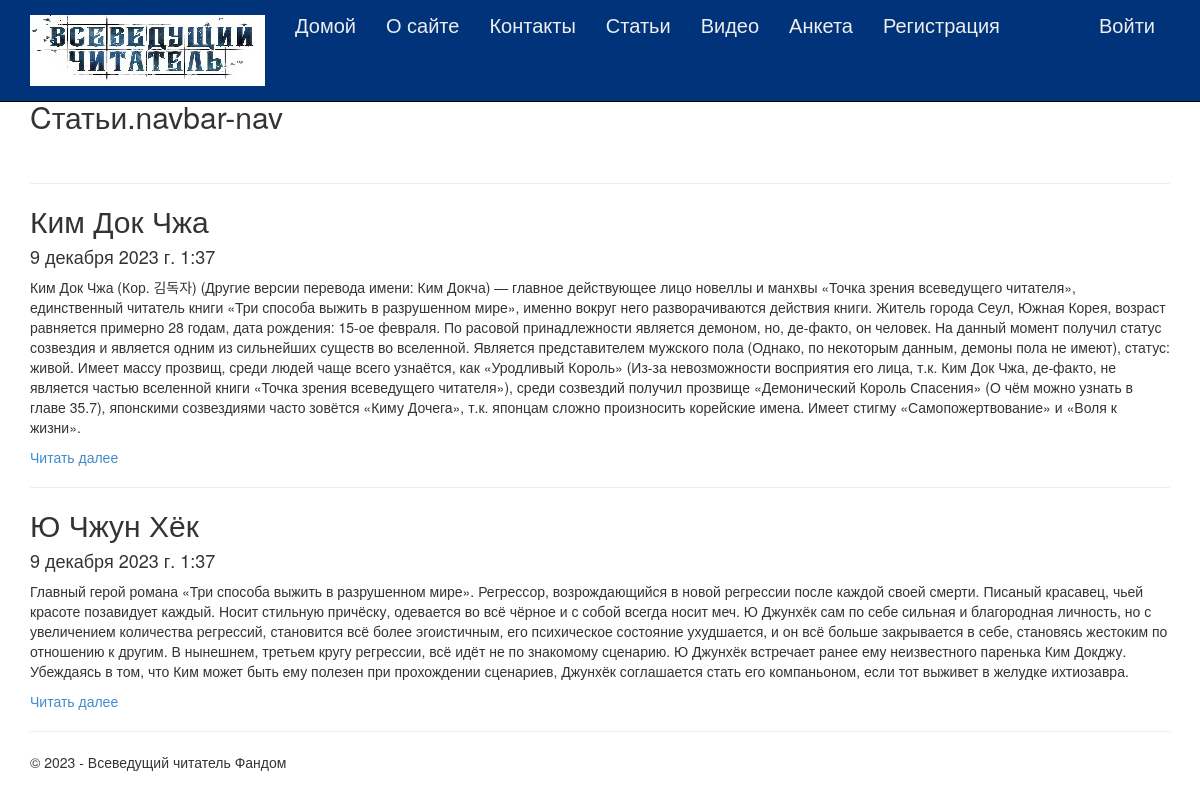
Screenshot of /blog/ with the database file from the repository.
### app/models.py (models this page shows, shortened)
class Blog(models.Model):
    title = models.CharField(max_length=100, unique_for_date="posted", verbose_name="���������")
    description = models.TextField(verbose_name="������� ����������")
    content = models.TextField(verbose_name="������ ����������")
    posted = models.DateTimeField(default=datetime.now(), db_index=True, verbose_name="������������")
    author = models.ForeignKey(User, null=True, blank=True, on_delete=models.SET_NULL, verbose_name="�����")
    image = models.FileField(default="temp.jpg", verbose_name="���� � ��������")
    class Meta:
        db_table = "Posts"
        ordering = ["posted"]
        verbose_name = "������ �����"
        verbose_name_plural = "������ �����"

### app/views.py (the view)
# urls.py: path('blog/', views.blog, name='blog'),
def blog(request):
    posts = Blog.objects.all()  # ������ �� ����� ���� ������ ����� �� ������
    assert isinstance(request, HttpRequest)
    return render(
        request,
        'app/blog.html',
        {
            'title': 'C�����.navbar-nav',
            'posts': posts,  # �������� ������ ������ � ������ ���-��������
            'year': datetime.now().year,
        }
    )

### app/templates/app/blog.html
{% extends "app/layout.html" %}
{% block content %}
<h2>{{ title }}</h2>
<br />
    {% for post in posts %}
<hr />
<div class="">
    <h2> {{post.title}} </h2>
    <h4> {{post.posted}} </h4>
    <p> {{post.description}} </p>
    <p><a href="{% url 'blogpost' parametr=post.id %}">Читать далее</a></p>
</div>
    {% endfor %}
{% endblock %}

### app/static/app/content/site.css (style rules this page uses)
body { padding-top: 80px; padding-bottom: 20px; }

### rows the page displays
Blog: title "Ким Док Чжа", posted "9 декабря 2023 г. 1:37", description "Ким Док Чжа (Кор. 김독자) (Другие версии перевода имени: Ким Докча) — главное действующее лицо новеллы и манхвы «Точка зрения всеведущего читателя», единственный читатель книги «Три способа выжить в разрушенном мире», именно вокруг него разворачиваются действия книги. Житель города Сеул, Южная Корея, возраст равняется примерно 28 годам, дата рождения: 15-ое февраля. По расовой принадлежности является демоном, но, де-факто, он человек. На данный момент получил статус созвездия и является одним из сильнейших существ во вселенной. Является представителем мужского пола (Однако, по некоторым данным, демоны пола не имеют), статус: живой. Имеет массу прозвищ, среди людей чаще всего узнаётся, как…"
Blog: title "Ю Чжун Хёк", posted "9 декабря 2023 г. 1:37", description "Главный герой романа «Три способа выжить в разрушенном мире». Регрессор, возрождающийся в новой регрессии после каждой своей смерти. Писаный красавец, чьей красоте позавидует каждый. Носит стильную причёску, одевается во всё чёрное и с собой всегда носит меч. Ю Джунхёк сам по себе сильная и благородная личность, но с увеличением количества регрессий, становится всё более эгоистичным, его психическое состояние ухудшается, и он всё больше закрывается в себе, становясь жестоким по отношению к другим. В нынешнем, третьем кругу регрессии, всё идёт не по знакомому сценарию. Ю Джунхёк встречает ранее ему неизвестного паренька Ким Докджу. Убеждаясь в том, что Ким может быть ему полезен при…"

### other values shown
{{ title }} "Cтатьи.navbar-nav"
